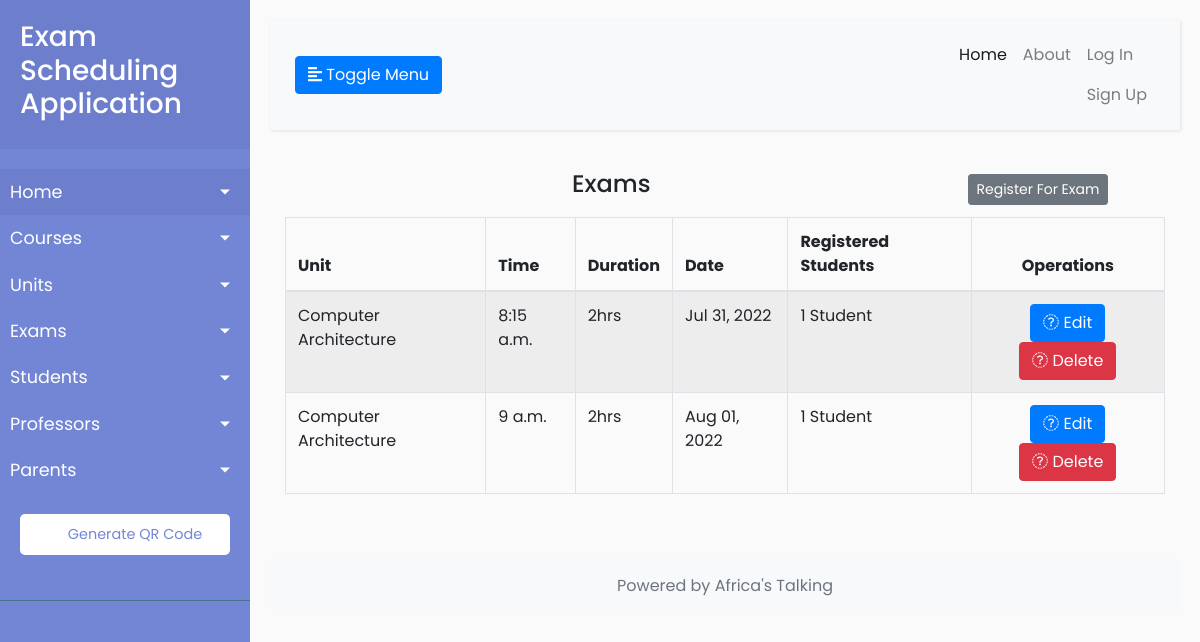
Page /exams on the earlier database version.
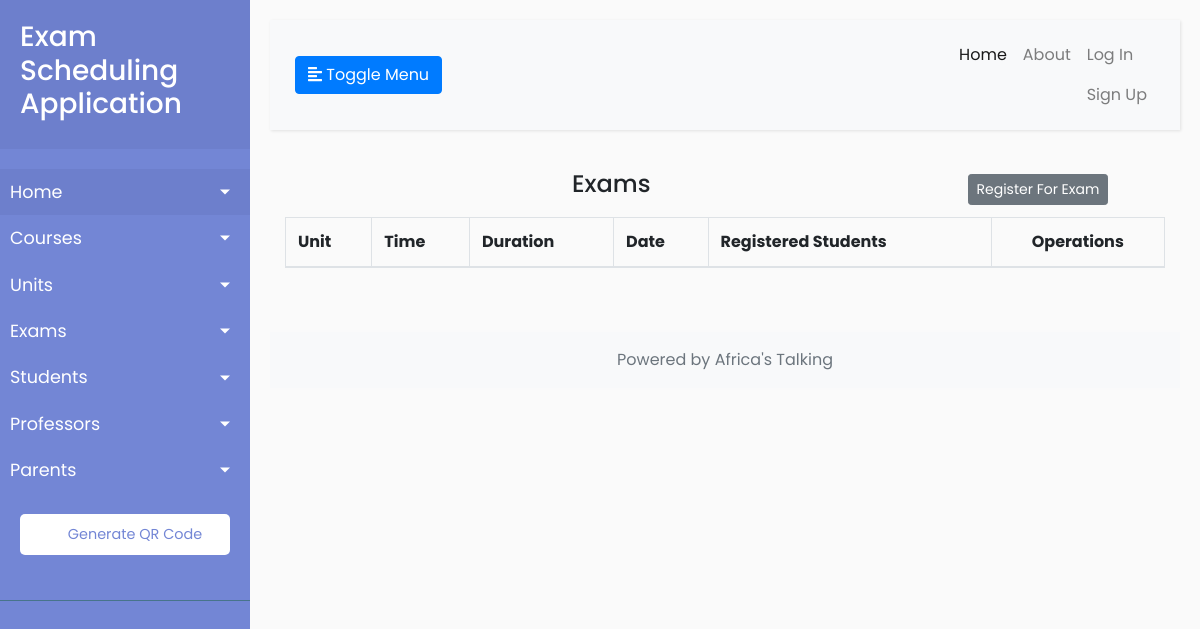
Same page on the later database version.
### exams/models.py (models this page shows, shortened)
class Exam(models.Model):
    start_time = models.TimeField(default=timezone.now)
    duration = models.TextField(default="1hr")
    start_date = models.DateTimeField(default=timezone.now)
    end_date = models.DateTimeField(default=timezone.now)
    unit = models.ForeignKey(Unit, on_delete=models.CASCADE)
    class Meta:
        verbose_name = "Exam"
        verbose_name_plural = "Exams"

class Unit(models.Model):
    name = models.CharField(max_length=100)
    description = models.TextField(max_length=1000, help_text="Enter a brief description of the Unit.")
    course = models.ForeignKey(Course, on_delete=models.CASCADE)

### exams/views.py (the view)
# urls.py: path('exams', ExamListView.as_view(), name='exams-list'),
class ExamListView(ListView):
    model = Exam
    template_name = 'exams/exams_list.html'
    context_object_name = 'exams'
    paginate_by = 6

### exams/templates/exams/exams_list.html (shortened to what this page needs)
{% extends 'exams/base.html' %}
{% block content %}
    <div class="right_col" role="main">
        <div class="">
            <div class="row">
                <div class="col-md-12 col-sm-12 col-xs-12">
                    <div class="x_panel">
                        <div class="x_title">
                            <div class="row">
                                <div class="col-md-9">
                                    <h4 class="text-center">Exams</h4>
                                </div>
                                <div class="col-md-3">
                                    <div class="row">
                                        <div class="col-md-6">
                                            <a class="btn btn-secondary btn-sm mt-1 mb-1 float-end" href="{% url 'enrolled-students-create' %}">Register For Exam</a>
                                        </div>
                                    </div>
                                </div>
                            </div>
                        </div>
                        <div class="x_content mt-2">
                            <table id="exam-datatable" class="table table-striped table-bordered">
                                <thead>
                                    <tr>
                                        <th>Unit</th>
                                        <th>Time</th>
                                        <th>Duration</th>
                                        <th>Date</th>
                                        <th>Registered Students</th>
                                        <th class="text-center">Operations</th>
                                    </tr>
                                </thead>
                                <tbody>
                                    {% for exam in exams %}
                                        <tr>
                                            <td>{{ exam.unit.name  }}</td>
                                            <td>{{ exam.start_time }}</td>
                                            <td>{{ exam.duration }}</td>
                                            <td>{{ exam.start_date|date:"M d, Y" }}</td>
                                            <td>
                                                <a href="{% url 'enrolled-students-list' exam.pk %}">
                                                    {{ exam.examenrolled_set.count }} Student{{ exam.examenrolled_set.count|pluralize:"s" }}
                                                </a>
                                            </td>
                                            <td class="text-center">
                                                <a href="{% url 'exams-update' exam.pk %}" class="btn btn-primary btn-xs"><i class="fa fa-pencil"></i> Edit </a>
                                                <a href="{% url 'exams-delete' exam.pk %}" class="btn btn-danger btn-xs"><i class="fa fa-remove"></i> Delete </a>
                                            </td>
                                        </tr>
                                    {% endfor %}
                                </tbody>
                            </table>
                        </div>
                    </div>
                </div>
            </div>
        </div>
    </div>
{% endblock content %}

Differences in the rows shown:
removed Exam: unit.name "Computer Architecture", start_time "8:15 a.m.", duration "2hrs", start_date "Jul 31, 2022", examenrolled_set.count "1"
removed Exam: unit.name "Computer Architecture", start_time "9 a.m.", duration "2hrs", start_date "Aug 01, 2022", examenrolled_set.count "1"
